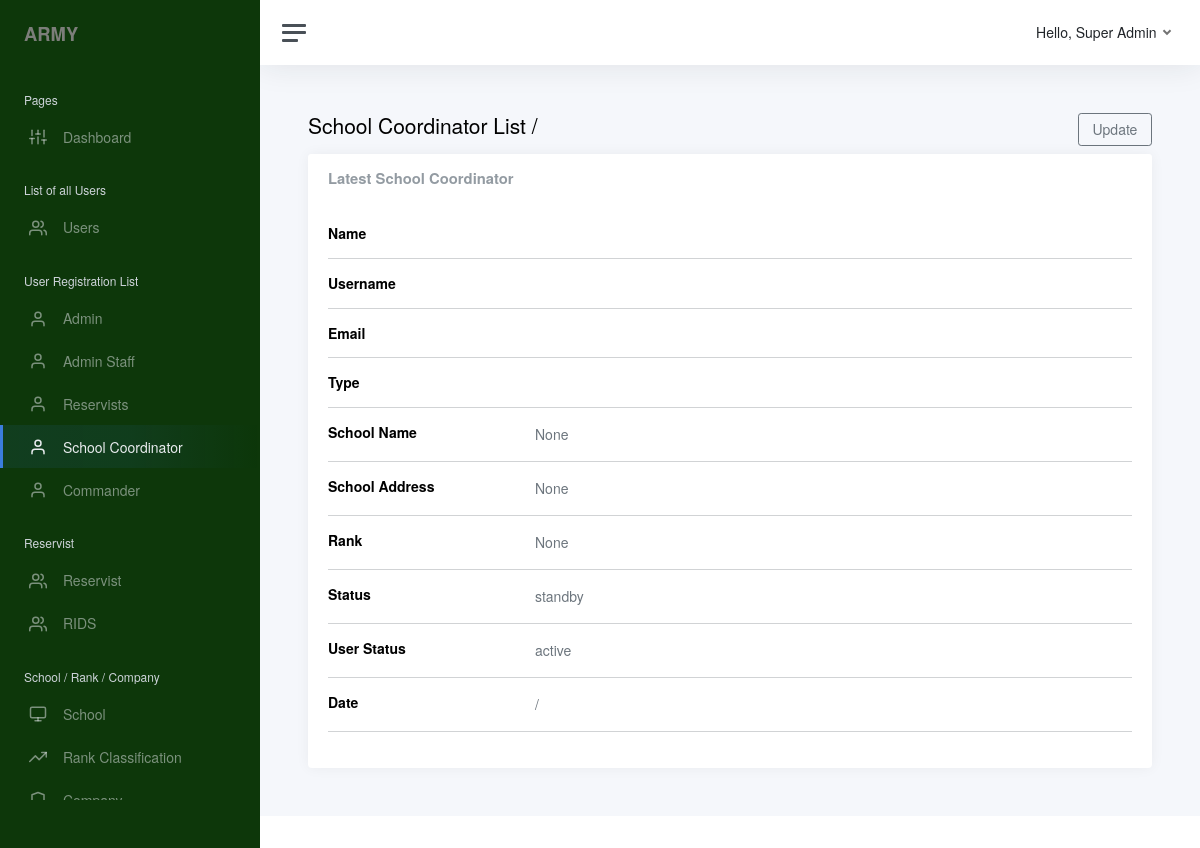
/admin_reg_school_view.php (signed in), run on the app's committed database.
### tables this page shows
CREATE TABLE `army_users` (
  `army_id` int(255) NOT NULL,
  `user_img` varchar(250) NOT NULL,
  `firstname` varchar(100) NOT NULL,
  `middle_name` varchar(100) NOT NULL,
  `lastname` varchar(100) NOT NULL,
  `username` varchar(100) NOT NULL,
  `email` varchar(100) NOT NULL,
  `password` varchar(1000) NOT NULL,
  `type` varchar(30) NOT NULL,
  `rank_id` int(100) NOT NULL,
  `company_id` int(100) NOT NULL,
  `afpsn` varchar(250) NOT NULL,
  `school_id` int(100) NOT NULL,
  `status` varchar(30) NOT NULL,
  `user_status` varchar(20) NOT NULL,
  `date_created` date DEFAULT NULL,
  `time_created` time(6) NOT NULL,
  `date_modified` date DEFAULT NULL,
  `time_modified` time(6) NOT NULL
);

### system_checker.php (called while the page is built, shortened)
<?php
require 'include/connect.php';
if (!empty($_SESSION["army_id"])) {
  $army_id     = $_SESSION["army_id"];
  $result      = mysqli_query($conn, "SELECT * FROM army_users WHERE army_id = $army_id");
  $row         = mysqli_fetch_assoc($result);
  $fn_public   = $row["firstname"];
  $ln_public   = $row["lastname"];
  $type        = $row["type"];
  $status      = $row["status"];
  $user_status = $row["user_status"];
  if ($user_status == 'active') {
    if ($type == 'sadmin') {
      $isSadmin = true;
    }
  } else {
    echo "<script> alert('Sorry, your account is inactive. Please wait for the approval'); </script>";
  }
} else {
  header("Location: bulletin.php");
}

### admin_query_getter_school.php (called while the page is built, shortened)
<?php
if($school_id == 0) {
  $school_name    = 'None';
  $school_address = 'None';
} else {
  $result_school = mysqli_query($conn, "SELECT * FROM schools WHERE school_id = '$school_id'");
  while ($res      = mysqli_fetch_array($result_school )) {
  $school_name    = $res['school_name'];
  $school_address = $res['school_address'];
  }
}
if($rank_id == 0) {
  $rank_name = 'None';
} else {
  $result_rank = mysqli_query($conn, "SELECT * FROM ranks WHERE rank_id = '$rank_id'");
  while ($res      = mysqli_fetch_array($result_rank)) {
  $rank_name = $res['rank_name'];
  }
}
?>

### admin_reg_school_view.php (the view, shortened to what this page needs)
<?php
include 'system_checker.php';
$school_id = $_GET['ID'];
include 'admin_query_getter_school.php';
?>
<!DOCTYPE html>
<html lang="en">
<?php include 'header_main.php' ?>
<body>
  <div class="wrapper">
    <div class="main">
      <?php include 'top_right_navigation.php' ?>
      <main class="content">
        <div class="container-fluid p-0">
          <div class="row">
            <div class="col-6">
              <h1 class="h3 mb-3"><a href="admin_reg_school.php" class="linked-navigation">School
                  Coordinator List </a> / <?php echo $firstname . ' ' . $lastname ?></h1>
            </div>
            <div class="col-6">
              <?php
              if($isSadmin || $isAdmin){
              ?>
              <a <?php echo "href=\"admin_reg_school_edit.php?ID=$sch_id\" " ?> class="btn btn-md btn-outline-secondary mb-0" style="float:right">Update</a>
              <?php } ?>
            </div>
          </div>
          <div class="row">
            <div class="col-12">
              <div class="card">
                <div class="card-header">
                  <h5 class="card-title mb-0">Latest School Coordinator</h5>
                </div>
                <div class="card-body">
                  <div class="row">
                    <div class="col-sm-3">
                      <h6 class="mb-0 flatpickr-weekwrapper"><strong>Name</strong></h6>
                    </div>
                    <div class="col-sm-9 text-secondary">
                    </div>
                  </div>
                  <hr>
                  <div class="row">
                    <div class="col-sm-3">
                      <h6 class="mb-0 flatpickr-weekwrapper"><strong>Username</strong></h6>
                    </div>
                    <div class="col-sm-9 text-secondary">
                    </div>
                  </div>
                  <hr>
                  <div class="row">
                    <div class="col-sm-3">
                      <h6 class="mb-0 flatpickr-weekwrapper"><strong>Email</strong></h6>
                    </div>
                    <div class="col-sm-9 text-secondary">
                    </div>
                  </div>
                  <hr>
                  <div class="row">
                    <div class="col-sm-3">
                      <h6 class="mb-0 flatpickr-weekwrapper"><strong>Type</strong></h6>
                    </div>
                    <div class="col-sm-9 text-secondary">
                    </div>
                  </div>
                  <hr>
                  <div class="row">
                    <div class="col-sm-3">
                      <h6 class="mb-0 flatpickr-weekwrapper"><strong>School Name</strong></h6>
                    </div>
                    <div class="col-sm-9 text-secondary">
                      <div class="flatpickr-weekwrapper">
                        <?php echo $school_name ?>
                      </div>
                    </div>
                  </div>
                  <hr>
                  <div class="row">
                    <div class="col-sm-3">
                      <h6 class="mb-0 flatpickr-weekwrapper"><strong>School Address</strong></h6>
                    </div>
                    <div class="col-sm-9 text-secondary">
                      <div class="flatpickr-weekwrapper">
                        <?php echo $school_address ?>
                      </div>
                    </div>
                  </div>
                  <hr>
                  <div class="row">
                    <div class="col-sm-3">
                      <h6 class="mb-0 flatpickr-weekwrapper"><strong>Rank</strong></h6>
                    </div>
                    <div class="col-sm-9 text-secondary">
                      <div class="flatpickr-weekwrapper">
                        <?php echo $rank_name ?>
                      </div>
                    </div>
                  </div>
                  <hr>
                  <div class="row">
                    <div class="col-sm-3">
                      <h6 class="mb-0 flatpickr-weekwrapper"><strong>Status</strong></h6>
                    </div>
                    <div class="col-sm-9 text-secondary">
                      <div class="flatpickr-weekwrapper">
                        <?php echo $status ?>
                      </div>
                    </div>
                  </div>
                  <hr>
                  <div class="row">
                    <div class="col-sm-3">
                      <h6 class="mb-0 flatpickr-weekwrapper"><strong>User Status</strong></h6>
                    </div>
                    <div class="col-sm-9 text-secondary">
                      <div class="flatpickr-weekwrapper">
                        <?php echo $user_status ?>
                      </div>
                    </div>
                  </div>
                  <hr>
                  <div class="row">
                    <div class="col-sm-3">
                      <h6 class="mb-0 flatpickr-weekwrapper"><strong>Date</strong></h6>
                    </div>
                    <div class="col-sm-9 text-secondary">
                      <div class="flatpickr-weekwrapper">
                        <?php echo $date . '/' . $time ?>
                      </div>
                    </div>
                  </div>
                  <hr>
                </div>
              </div>
            </div>
          </div>
      </main>
      <?php include 'system_controller/footer.php' ?>
    </div>
  </div>
</body>
</html>

### top_right_navigation.php (shortened to what this page needs)
<nav id="top-nav" class="navbar navbar-expand navbar-light navbar-bg">
    <a class="sidebar-toggle js-sidebar-toggle">
        <i class="hamburger align-self-center"></i>
    </a>
    <div class="navbar-collapse collapse">
        <ul class="navbar-nav navbar-align">
            <li class="nav-item dropdown">
                <a class="nav-link dropdown-toggle d-none d-sm-inline-block" href="#" data-bs-toggle="dropdown">
                    <span class="text-dark">Hello, <?php echo $rank_public . ' ' .$fn_public . ' ' . $ln_public?></span>
                </a>
            </li>
        </ul>
    </div>
</nav>

### css/print.css (style rules this page uses)
.card { margin: -2rem; margin-left: -2rem; margin-right: -2rem; }
body, .content { background-color: white; }
footer, head, #sidebar, #top-nav, .header-dash { display: none; }

### data on the page
army_users: firstname "Super", lastname "Admin", status "standby", user_status "active"

### other printed values
$school_name "None"
$school_address "None"
$rank_name "None"
